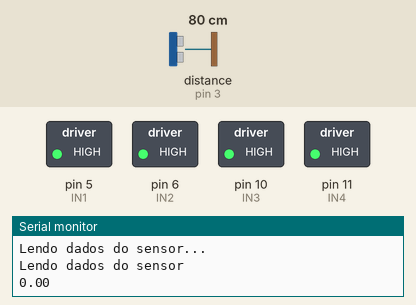
A sketch run on a simulated Arduino Uno, built with avr-gcc and run on an emulated ATmega328P. On the bench: switched loads named in the sketch (green lamp = pin HIGH), the last lines printed to the serial monitor. Dashed ring = blinking. The inputs (shaded band) are chosen by the test bench; at power-on: distance to the obstacle (sensor on pin 3) 80 cm. The echo pulse lasts 58.3 µs per cm.

Above: at 0.81 s.
1.3 s: distance to the obstacle (sensor on pin 3) set to 44 cm
At 2.12 s:
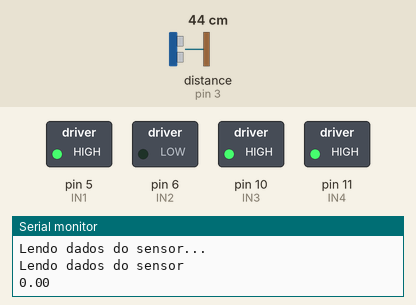
4.4 s: distance to the obstacle (sensor on pin 3) set to 36 cm
At 5.6 s:
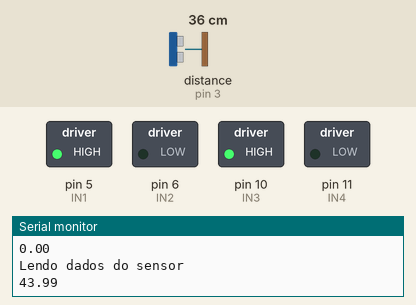
Timing chart, 0 to 12.2 s (numbered marks = the images above; inputs shaded):
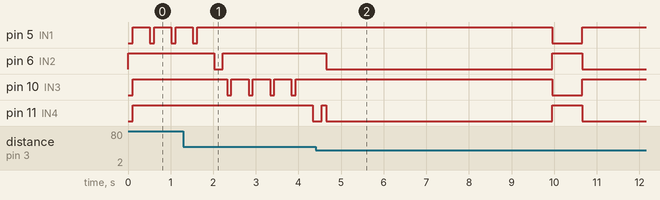

Measured:
- the behaviour switches between 41 and 40 cm on distance to the obstacle (sensor on pin 3) (found by bisection; images 1 and 2)

The sketch:

robo_codigo.ino
```cpp
//Carrega a biblioteca do sensor ultrassonico
#include <Ultrasonic.h>

//Definicoes pinos Arduino ligados a entrada da Ponte H
#define IN1 5
#define IN2 6
#define IN3 10
#define IN4 11

// Sensor ultrassom
#define pino_trigger 4
#define pino_echo 3

// Sensor infravermlho
#define sensor_direito 2
#define sensor_esquerdo 3

float cmMsec, inMsec;
long microsec;
int sensorDireito, sensorEsquerdo;
int ver = 0;

//Inicializa o sensor nos pinos definidos acima
Ultrasonic ultrasonic(pino_trigger, pino_echo);

void setup()
{
  // Pinos do infravermelho
  pinMode(sensor_direito, INPUT);
  pinMode(sensor_esquerdo, INPUT);

  int ver = 0;

  // Pinos do motor
  pinMode(IN1, OUTPUT);
  pinMode(IN2, OUTPUT);
  pinMode(IN3, OUTPUT);
  pinMode(IN4, OUTPUT);

  Serial.begin(9600);
  Serial.println("Lendo dados do sensor...");
}

void loop()
{
  Serial.println("Lendo dados do sensor ");
  Serial.println(cmMsec);

  microsec = ultrasonic.timing();
  cmMsec = ultrasonic.convert(microsec, Ultrasonic::CM);

  if(cmMsec <= 40)
  {
    ataque();
  }
  else
  {
    procurar_esquerdo();

    delay(100);

    procurar_direito();

    delay(100);

    acelera();
    delay(300);
    freio();
  }

}

void ataque()
{
  while(cmMsec <= 40)
  {
    if(cmMsec <= 40)
    {
      acelera();
      delay(5000);
      re();
      delay(700);
      microsec = ultrasonic.timing();
      cmMsec = ultrasonic.convert(microsec, Ultrasonic::CM);
    }
  }
    freio();
}


void procurar_esquerdo()
{
  for(int i = 0; i < 4; i++)
  {
    gira_MA_antihora();
    delay(100);
    freio();
    delay(100);
    microsec = ultrasonic.timing();
    cmMsec = ultrasonic.convert(microsec, Ultrasonic::CM);
    delay(100);
    if(cmMsec <= 40)
    {
      ataque();
      break;
    }
    delay(200);
  }
  gira_MA_hora();
  delay(200);
  freio();
}

void procurar_direito()
{
  for(int i = 0; i < 4; i++)
  {
    gira_MB_antihora();
    delay(100);
    freio();
    delay(100);
    microsec = ultrasonic.timing();
    cmMsec = ultrasonic.convert(microsec, Ultrasonic::CM);
    delay(100);
    if(cmMsec <= 40)
    {
      ataque();
      break;
    }
    delay(200);
  }
  gira_MB_hora();
  delay(210);
  freio();
}

void acelera()
{
   gira_MA_hora();
   gira_MB_hora();
}

void freio()
{
  para_MA();
  para_MB();
}

void re()
{
  gira_MA_antihora();
  gira_MB_antihora();
}

//Gira o Motor A no sentido horario
void gira_MA_hora()
{
  digitalWrite(IN1, HIGH);
  digitalWrite(IN2, LOW);
}

void gira_MA_hora_potente()
{
  digitalWrite(IN1, HIGH);
  digitalWrite(IN2, LOW);
}

//Para o motor A
void para_MA()
{
  digitalWrite(IN1, HIGH);
  digitalWrite(IN2, HIGH);
}

//Gira o Motor B no sentido horario
void gira_MB_hora()
{
  digitalWrite(IN3, HIGH);
  digitalWrite(IN4, LOW);
}

void gira_MB_hora_potente()
{
  digitalWrite(IN3, HIGH);
  digitalWrite(IN4, LOW);
}

//Para o motor B
void para_MB()
{
  digitalWrite(IN3, HIGH);
  digitalWrite(IN4, HIGH);
}
void esquerdo()
{
  gira_MB_hora();
  gira_MA_antihora();
}

void direito()
{
  gira_MA_hora();
  gira_MB_antihora();
}
//Gira o Motor A no sentido anti-horario
void gira_MA_antihora()
{
  digitalWrite(IN1, LOW);
  digitalWrite(IN2, HIGH);
}

void gira_MA_antihora_potente()
{
  digitalWrite(IN1, HIGH);
  digitalWrite(IN2, HIGH);
}

void gira_MB_antihora_potente()
{
  digitalWrite(IN3, HIGH);
  digitalWrite(IN4, HIGH);
}

//Gira o Motor B no sentido anti-horario
void gira_MB_antihora()
{
  digitalWrite(IN3, LOW);
  digitalWrite(IN4, HIGH);
}
```
